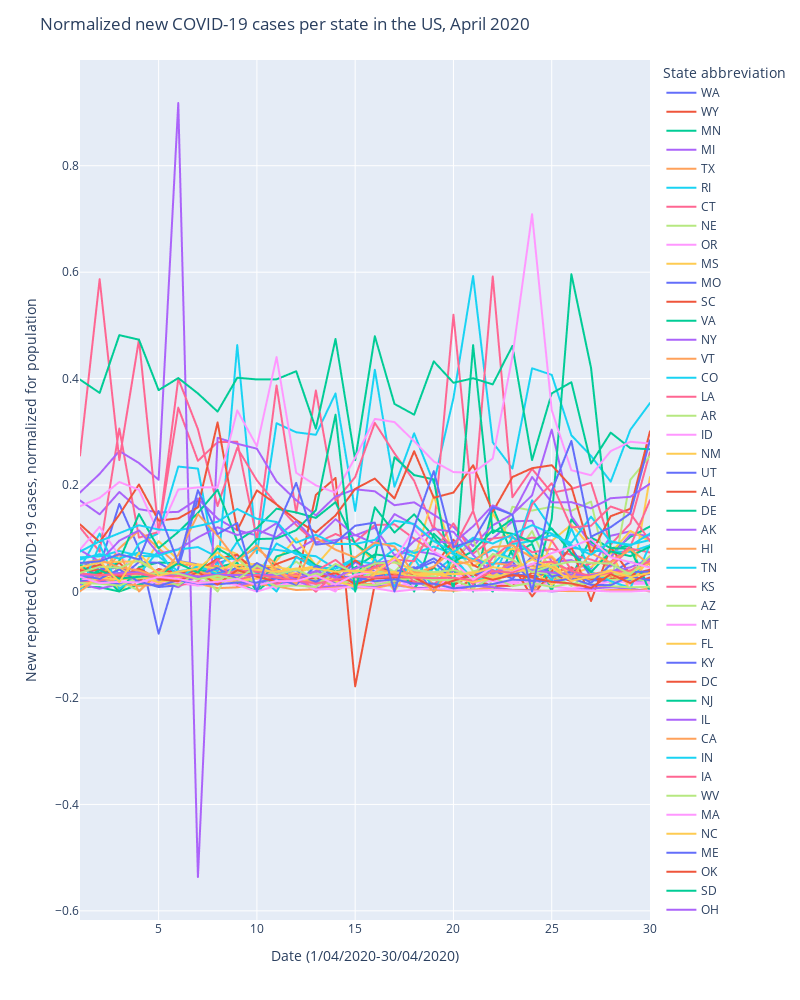

Notebook code cell kept with this figure:
### Code cell
# covid cases new
fig = px.line(merge_covid, x="short_date", y="normalized_new_case", color='state_abbreviation')
fig.update_layout( autosize=False, width=800, height=1000)
fig.update_layout(
    title="Normalized new COVID-19 cases per state in the US, April 2020",
    xaxis_title="Date (1/04/2020-30/04/2020)",
    yaxis_title="New reported COVID-19 cases, normalized for population",
    legend_title="State abbreviation",

)
fig.show()

### Figure 1 — Plotly figure (JSON) as saved in the notebook; plotly's stock layout.template omitted (floating-point values rounded to 4 significant figures)
{"data": [{"hovertemplate": "state_abbreviation=WA<br>short_date=%{x}<br>normalized_new_case=%{y}<extra></extra>", "legendgroup": "WA", "line": {"color": "#636efa", "dash": "solid"}, "mode": "lines", "name": "WA", "showlegend": true, "type": "scattergl", "x": [1, 2, 3, 4, 5, 6, 7, 8, 9, 10, 11, 12, 13, 14, 15, 16, 17, 18, 19, 20, 21, 22, 23, 24, 25, 26, 27, 28, 29, 30], "xaxis": "x", "y": [0.05425, 0.04668, 0.1645, 0.08016, -0.07926, 0.04425, 0.1749, 0.05322, 0.06554, 0.03578, 0.04322, 0.02398, 0.01629, 0.02001, 0.01141, 0.04733, 0.03758, 0.04579, -0.001539, 0.03783, 0.02527, 0.02719, 0.03322, 0.02873, 0.04386, 0.02591, 0.02116, 0.02001, 0.02924, 0.03296], "yaxis": "y"}, {"hovertemplate": "state_abbreviation=WY<br>short_date=%{x}<br>normalized_new_case=%{y}<extra></extra>", "legendgroup": "WY", "line": {"color": "#EF553B", "dash": "solid"}, "mode": "lines", "name": "WY", "showlegend": true, "type": "scattergl", "x": [1, 2, 3, 4, 5, 6, 7, 8, 9, 10, 11, 12, 13, 14, 15, 16, 17, 18, 19, 20, 21, 22, 23, 24, 25, 26, 27, 28, 29, 30], "xaxis": "x", "y": [0.02998, 0.02293, 0.02822, 0.03704, 0.02293, 0.02116, 0.01587, 0.01587, 0.01587, 0.02469, 0.01411, 0.01587, 0.1816, 0.2134, -0.1781, 0.01411, 0.0194, 0.0194, 0.005291, 0.003527, 0.02293, 0.01058, 0.01058, 0.03527, 0.03174, 0.0194, 0.03174, 0.02822, 0.01411, 0.02645], "yaxis": "y"}, {"hovertemplate": "state_abbreviation=MN<br>short_date=%{x}<br>normalized_new_case=%{y}<extra></extra>", "legendgroup": "MN", "line": {"color": "#00cc96", "dash": "solid"}, "mode": "lines", "name": "MN", "showlegend": true, "type": "scattergl", "x": [1, 2, 3, 4, 5, 6, 7, 8, 9, 10, 11, 12, 13, 14, 15, 16, 17, 18, 19, 20, 21, 22, 23, 24, 25, 26, 27, 28, 29, 30], "xaxis": "x", "y": [0.009297, 0.008245, 0, 0.01333, 0.02123, 0.01456, 0.01491, 0.01544, 0.01649, 0, 0.03122, 0.01877, 0.01298, 0.02, 0.009297, 0.02649, 0.02824, 0.006841, 0.04508, 0.01702, 0.02701, 0, 0.08139, 0, 0.04578, 0.02737, 0.1016, 0.08139, 0.08613, 0], "yaxis": "y"}, {"hovertemplate": "state_abbreviation=MI<br>short_date=%{x}<br>normalized_new_case=%{y}<extra></extra>", "legendgroup": "MI", "line": {"color": "#ab63fa", "dash": "solid"}, "mode": "lines", "name": "MI", "showlegend": true, "type": "scattergl", "x": [1, 2, 3, 4, 5, 6, 7, 8, 9, 10, 11, 12, 13, 14, 15, 16, 17, 18, 19, 20, 21, 22, 23, 24, 25, 26, 27, 28, 29, 30], "xaxis": "x", "y": [0.1711, 0.145, 0.1871, 0.1548, 0.1486, 0.1496, 0.1741, 0.137, 0.1153, 0.1053, 0.1285, 0.07815, 0.09925, 0.136, 0.1053, 0.1199, 0.06859, 0.07616, 0.07038, 0.05734, 0.09627, 0.09945, 0.1319, 0.133, 0.05545, 0.05913, 0.04301, 0.1047, 0.1132, 0.09756], "yaxis": "y"}, {"hovertemplate": "state_abbreviation=TX<br>short_date=%{x}<br>normalized_new_case=%{y}<extra></extra>", "legendgroup": "TX", "line": {"color": "#FFA15A", "dash": "solid"}, "mode": "lines", "name": "TX", "showlegend": true, "type": "scattergl", "x": [1, 2, 3, 4, 5, 6, 7, 8, 9, 10, 11, 12, 13, 14, 15, 16, 17, 18, 19, 20, 21, 22, 23, 24, 25, 26, 27, 28, 29, 30], "xaxis": "x", "y": [0.0248, 0.0228, 0.02243, 0.02647, 0.02382, 0.01574, 0.03346, 0.03702, 0.02976, 0.04889, 0.0302, 0.03132, 0.01432, 0.02436, 0.02945, 0.03267, 0.03108, 0.03016, 0.0225, 0.01815, 0.02504, 0.02962, 0.02969, 0.02925, 0.03281, 0.02911, 0.0226, 0.02965, 0.02996, 0.03505], "yaxis": "y"}, {"hovertemplate": "state_abbreviation=RI<br>short_date=%{x}<br>normalized_new_case=%{y}<extra></extra>", "legendgroup": "RI", "line": {"color": "#19d3f3", "dash": "solid"}, "mode": "lines", "name": "RI", "showlegend": true, "type": "scattergl", "x": [1, 2, 3, 4, 5, 6, 7, 8, 9, 10, 11, 12, 13, 14, 15, 16, 17, 18, 19, 20, 21, 22, 23, 24, 25, 26, 27, 28, 29, 30], "xaxis": "x", "y": [0.04355, 0.1089, 0.0284, 0.08995, 0.1098, 0.2348, 0.231, 0.03409, 0.463, 0.07196, 0.3162, 0.2992, 0.2945, 0.3721, 0.1515, 0.4166, 0.1969, 0.2973, 0.2036, 0.3636, 0.5927, 0.2803, 0.231, 0.4194, 0.4071, 0.2935, 0.2547, 0.2064, 0.3039, 0.3541], "yaxis": "y"}, {"hovertemplate": "state_abbreviation=CT<br>short_date=%{x}<br>normalized_new_case=%{y}<extra></extra>", "legendgroup": "CT", "line": {"color": "#FF6692", "dash": "solid"}, "mode": "lines", "name": "CT", "showlegend": true, "type": "scattergl", "x": [1, 2, 3, 4, 5, 6, 7, 8, 9, 10, 11, 12, 13, 14, 15, 16, 17, 18, 19, 20, 21, 22, 23, 24, 25, 26, 27, 28, 29, 30], "xaxis": "x", "y": [0.1204, 0.07494, 0.3062, 0.1013, 0.112, 0.3455, 0.2456, 0.2807, 0.2815, 0.09739, 0.387, 0.1473, 0.3778, 0.1706, 0.215, 0.3169, 0.2596, 0.208, 0.1156, 0.5201, 0.153, 0.5919, 0.1771, 0.2304, 0.1855, 0.1928, 0.2043, 0.08841, 0.1277, 0.2619], "yaxis": "y"}, {"hovertemplate": "state_abbreviation=NE<br>short_date=%{x}<br>normalized_new_case=%{y}<extra></extra>", "legendgroup": "NE", "line": {"color": "#B6E880", "dash": "solid"}, "mode": "lines", "name": "NE", "showlegend": true, "type": "scattergl", "x": [1, 2, 3, 4, 5, 6, 7, 8, 9, 10, 11, 12, 13, 14, 15, 16, 17, 18, 19, 20, 21, 22, 23, 24, 25, 26, 27, 28, 29, 30], "xaxis": "x", "y": [0.01895, 0.021, 0.01536, 0.01946, 0.02253, 0.02305, 0.0338, 0.02305, 0.02766, 0.03636, 0.02868, 0.05634, 0.02919, 0.01536, 0.02612, 0.05838, 0.03687, 0.07631, 0.09577, 0.08911, 0.0379, 0.04661, 0.1593, 0.1521, 0.1593, 0.1516, 0.169, 0.008194, 0.21, 0.2545], "yaxis": "y"}, {"hovertemplate": "state_abbreviation=OR<br>short_date=%{x}<br>normalized_new_case=%{y}<extra></extra>", "legendgroup": "OR", "line": {"color": "#FF97FF", "dash": "solid"}, "mode": "lines", "name": "OR", "showlegend": true, "type": "scattergl", "x": [1, 2, 3, 4, 5, 6, 7, 8, 9, 10, 11, 12, 13, 14, 15, 16, 17, 18, 19, 20, 21, 22, 23, 24, 25, 26, 27, 28, 29, 30], "xaxis": "x", "y": [0.01069, 0.02092, 0.01697, 0.02325, 0.01604, 0.01488, 0.01139, 0.01348, 0.01906, 0.01162, 0.01767, 0.0186, 0.01325, 0.01139, 0.006975, 0.01697, 0.01139, 0.01372, 0.01534, 0.01069, 0.01069, 0.01325, 0.01581, 0.01162, 0.01767, 0.01348, 0.009997, 0.007207, 0.01418, 0.01488], "yaxis": "y"}, {"hovertemplate": "state_abbreviation=MS<br>short_date=%{x}<br>normalized_new_case=%{y}<extra></extra>", "legendgroup": "MS", "line": {"color": "#FECB52", "dash": "solid"}, "mode": "lines", "name": "MS", "showlegend": true, "type": "scattergl", "x": [1, 2, 3, 4, 5, 6, 7, 8, 9, 10, 11, 12, 13, 14, 15, 16, 17, 18, 19, 20, 21, 22, 23, 24, 25, 26, 27, 28, 29, 30], "xaxis": "x", "y": [0.03479, 0.06055, 0, 0.03245, 0.09467, 0.05921, 0.02944, 0.08597, 0.06992, 0, 0.05787, 0.1004, 0.04851, 0.09133, 0.08832, 0.05654, 0, 0.06055, 0.18, 0.06824, 0, 0.1462, 0.094, 0, 0.09501, 0.1258, 0.08296, 0.07594, 0, 0.2151], "yaxis": "y"}, {"hovertemplate": "state_abbreviation=MO<br>short_date=%{x}<br>normalized_new_case=%{y}<extra></extra>", "legendgroup": "MO", "line": {"color": "#636efa", "dash": "solid"}, "mode": "lines", "name": "MO", "showlegend": true, "type": "scattergl", "x": [1, 2, 3, 4, 5, 6, 7, 8, 9, 10, 11, 12, 13, 14, 15, 16, 17, 18, 19, 20, 21, 22, 23, 24, 25, 26, 27, 28, 29, 30], "xaxis": "x", "y": [0.04117, 0.04101, 0.04522, 0.02885, 0.01232, 0.05754, 0.05106, 0.04701, 0.03436, 0.04214, 0.03647, 0.02204, 0.03696, 0.0483, 0.03388, 0.03501, 0.02788, 0.03793, 0.02431, 0.02269, 0.02172, 0.03177, 0.02983, 0.04928, 0.03258, 0.02772, 0.0282, 0.0214, 0.01978, 0.02221], "yaxis": "y"}, {"hovertemplate": "state_abbreviation=SC<br>short_date=%{x}<br>normalized_new_case=%{y}<extra></extra>", "legendgroup": "SC", "line": {"color": "#EF553B", "dash": "solid"}, "mode": "lines", "name": "SC", "showlegend": true, "type": "scattergl", "x": [1, 2, 3, 4, 5, 6, 7, 8, 9, 10, 11, 12, 13, 14, 15, 16, 17, 18, 19, 20, 21, 22, 23, 24, 25, 26, 27, 28, 29, 30], "xaxis": "x", "y": [0.04031, 0.0501, 0.02802, 0.04165, 0.02534, 0.03512, 0.03551, 0.02591, 0.04606, 0.0524, 0.02725, 0.0215, 0.02303, 0.02188, 0.01977, 0.05278, 0.02975, 0.03071, 0.02514, 0.0119, 0.03244, 0.02937, 0.02994, 0.02937, 0.03512, 0.04549, 0.02361, 0.02342, 0.02802, 0.04107], "yaxis": "y"}, {"hovertemplate": "state_abbreviation=VA<br>short_date=%{x}<br>normalized_new_case=%{y}<extra></extra>", "legendgroup": "VA", "line": {"color": "#00cc96", "dash": "solid"}, "mode": "lines", "name": "VA", "showlegend": true, "type": "scattergl", "x": [1, 2, 3, 4, 5, 6, 7, 8, 9, 10, 11, 12, 13, 14, 15, 16, 17, 18, 19, 20, 21, 22, 23, 24, 25, 26, 27, 28, 29, 30], "xaxis": "x", "y": [0.02574, 0.03547, 0, 0.04579, 0.0546, 0.05275, 0.03617, 0.04602, 0.05414, 0, 0.06585, 0.07767, 0.04915, 0.03814, 0.0451, 0.06979, 0.06515, 0, 0.1086, 0.07419, 0, 0.1586, 0.06909, 0.08949, 0, 0.1355, 0.0932, 0.07211, 0.1026, 0.1223], "yaxis": "y"}, {"hovertemplate": "state_abbreviation=NY<br>short_date=%{x}<br>normalized_new_case=%{y}<extra></extra>", "legendgroup": "NY", "line": {"color": "#ab63fa", "dash": "solid"}, "mode": "lines", "name": "NY", "showlegend": true, "type": "scattergl", "x": [1, 2, 3, 4, 5, 6, 7, 8, 9, 10, 11, 12, 13, 14, 15, 16, 17, 18, 19, 20, 21, 22, 23, 24, 25, 26, 27, 28, 29, 30], "xaxis": "x", "y": [0.1861, 0.2211, 0.264, 0.2415, 0.21, 0.9179, -0.5364, 0.2889, 0.2776, 0.2684, 0.2069, 0.1716, 0.1431, 0.1788, 0.1921, 0.1883, 0.1621, 0.1676, 0.1441, 0.1212, 0.08534, 0.1244, 0.1451, 0.1807, 0.3042, 0.1418, 0.08848, 0.06486, 0.1071, 0.1051], "yaxis": "y"}, {"hovertemplate": "state_abbreviation=VT<br>short_date=%{x}<br>normalized_new_case=%{y}<extra></extra>", "legendgroup": "VT", "line": {"color": "#FFA15A", "dash": "solid"}, "mode": "lines", "name": "VT", "showlegend": true, "type": "scattergl", "x": [1, 2, 3, 4, 5, 6, 7, 8, 9, 10, 11, 12, 13, 14, 15, 16, 17, 18, 19, 20, 21, 22, 23, 24, 25, 26, 27, 28, 29, 30], "xaxis": "x", "y": [0.04458, 0.02707, 0.0812, 0.1146, 0.0812, 0.04936, 0.05095, 0.04777, 0.03662, 0.0812, 0.05095, 0.02548, 0.03344, 0.003184, 0.01433, 0.01433, 0.01751, 0.03821, 0.01433, 0.006369, 0.003184, 0.007961, 0.003184, 0.003184, 0.02548, 0.01274, 0.006369, 0.01115, 0, 0.006369], "yaxis": "y"}, {"hovertemplate": "state_abbreviation=CO<br>short_date=%{x}<br>normalized_new_case=%{y}<extra></extra>", "legendgroup": "CO", "line": {"color": "#19d3f3", "dash": "solid"}, "mode": "lines", "name": "CO", "showlegend": true, "type": "scattergl", "x": [1, 2, 3, 4, 5, 6, 7, 8, 9, 10, 11, 12, 13, 14, 15, 16, 17, 18, 19, 20, 21, 22, 23, 24, 25, 26, 27, 28, 29, 30], "xaxis": "x", "y": [0.06432, 0.06603, 0.07613, 0.06706, 0.06586, 0.03798, 0.04397, 0.03866, 0.09358, 0.02788, 0.09033, 0.07014, 0.06638, 0.04277, 0.05799, 0.05166, 0.07955, 0.06603, 0.03439, 0.06586, 0.0597, 0.07818, 0.06107, 0.1714, 0.117, 0.08246, 0.07664, 0.07527, 0.07476, 0.08673], "yaxis": "y"}, {"hovertemplate": "state_abbreviation=LA<br>short_date=%{x}<br>normalized_new_case=%{y}<extra></extra>", "legendgroup": "LA", "line": {"color": "#FF6692", "dash": "solid"}, "mode": "lines", "name": "LA", "showlegend": true, "type": "scattergl", "x": [1, 2, 3, 4, 5, 6, 7, 8, 9, 10, 11, 12, 13, 14, 15, 16, 17, 18, 19, 20, 21, 22, 23, 24, 25, 26, 27, 28, 29, 30], "xaxis": "x", "y": [0.2555, 0.5868, 0.2469, 0.4734, 0.1107, 0.3998, 0.305, 0.1606, 0.2697, 0.2088, 0.1638, 0.1251, 0.09063, 0.1081, 0.09321, 0.1251, 0.1262, 0.09946, 0.07492, 0.1281, 0.07126, 0.09967, 0.1035, 0.07362, 0.08008, 0.06889, 0.06006, 0.04693, 0.08051, 0.07341], "yaxis": "y"}, {"hovertemplate": "state_abbreviation=AR<br>short_date=%{x}<br>normalized_new_case=%{y}<extra></extra>", "legendgroup": "AR", "line": {"color": "#B6E880", "dash": "solid"}, "mode": "lines", "name": "AR", "showlegend": true, "type": "scattergl", "x": [1, 2, 3, 4, 5, 6, 7, 8, 9, 10, 11, 12, 13, 14, 15, 16, 17, 18, 19, 20, 21, 22, 23, 24, 25, 26, 27, 28, 29, 30], "xaxis": "x", "y": [0.01777, 0.02139, 0.01941, 0.001645, 0.0362, 0.0204, 0.02567, 0.02567, 0.01843, 0.02468, 0.01053, 0.02402, 0.03389, 0.02896, 0.02797, 0.01711, 0.02205, 0.02468, 0.001316, 0.06022, 0.09806, 0.006252, 0.06055, 0.1135, 0.03258, 0.01053, 0.03751, 0.02172, 0.02336, 0.02073], "yaxis": "y"}, {"hovertemplate": "state_abbreviation=ID<br>short_date=%{x}<br>normalized_new_case=%{y}<extra></extra>", "legendgroup": "ID", "line": {"color": "#FF97FF", "dash": "solid"}, "mode": "lines", "name": "ID", "showlegend": true, "type": "scattergl", "x": [1, 2, 3, 4, 5, 6, 7, 8, 9, 10, 11, 12, 13, 14, 15, 16, 17, 18, 19, 20, 21, 22, 23, 24, 25, 26, 27, 28, 29, 30], "xaxis": "x", "y": [0.07885, 0.1216, 0.06681, 0.03505, 0.01314, 0.03778, 0.0219, 0.01205, 0.06626, 0.02355, 0.006024, 0.02793, 0.01533, 0, 0.05531, 0.01205, 0.02519, 0.007119, 0.00219, 0.03505, 0.01643, 0.01971, 0.01862, 0.01862, 0.009309, 0.005476, 0.01095, 0.01917, 0.01752, 0.01698], "yaxis": "y"}, {"hovertemplate": "state_abbreviation=NM<br>short_date=%{x}<br>normalized_new_case=%{y}<extra></extra>", "legendgroup": "NM", "line": {"color": "#FECB52", "dash": "solid"}, "mode": "lines", "name": "NM", "showlegend": true, "type": "scattergl", "x": [1, 2, 3, 4, 5, 6, 7, 8, 9, 10, 11, 12, 13, 14, 15, 16, 17, 18, 19, 20, 21, 22, 23, 24, 25, 26, 27, 28, 29, 30], "xaxis": "x", "y": [0.02289, 0.01908, 0.04388, 0.02289, 0.03863, 0.02957, 0.05151, 0.03386, 0.05914, 0.04865, 0.03959, 0.03386, 0.0477, 0.02957, 0.03673, 0.0539, 0.05437, 0.04149, 0.02242, 0.0601, 0.04817, 0.06582, 0.08061, 0.06773, 0.0663, 0.03148, 0.04626, 0.07202, 0.114, 0.09444], "yaxis": "y"}, {"hovertemplate": "state_abbreviation=UT<br>short_date=%{x}<br>normalized_new_case=%{y}<extra></extra>", "legendgroup": "UT", "line": {"color": "#636efa", "dash": "solid"}, "mode": "lines", "name": "UT", "showlegend": true, "type": "scattergl", "x": [1, 2, 3, 4, 5, 6, 7, 8, 9, 10, 11, 12, 13, 14, 15, 16, 17, 18, 19, 20, 21, 22, 23, 24, 25, 26, 27, 28, 29, 30], "xaxis": "x", "y": [0.02377, 0.04662, 0.02468, 0.05545, 0.05393, 0.03382, 0.02681, 0.03412, 0.04418, 0.01249, 0.03169, 0.04022, 0.01645, 0.01859, 0.05606, 0.03748, 0.01371, 0.04296, 0.06246, 0.03291, 0.03351, 0.0521, 0.05545, 0.01828, 0.05058, 0.08105, 0.02834, 0.03534, 0.05545, 0.04509], "yaxis": "y"}, {"hovertemplate": "state_abbreviation=AL<br>short_date=%{x}<br>normalized_new_case=%{y}<extra></extra>", "legendgroup": "AL", "line": {"color": "#EF553B", "dash": "solid"}, "mode": "lines", "name": "AL", "showlegend": true, "type": "scattergl", "x": [1, 2, 3, 4, 5, 6, 7, 8, 9, 10, 11, 12, 13, 14, 15, 16, 17, 18, 19, 20, 21, 22, 23, 24, 25, 26, 27, 28, 29, 30], "xaxis": "x", "y": [0.0218, 0.03341, 0.05399, 0.01996, 0.04237, 0.03361, 0.03891, 0.06152, 0.06906, 0.03463, 0.05175, 0.0654, 0.04482, 0.03056, 0.05867, 0.03321, 0.03423, 0.03076, 0.04543, 0.09738, 0.04971, 0.03321, 0.04889, -0.009168, 0.0381, 0.08434, -0.01793, 0.08312, 0.03219, 0.04095], "yaxis": "y"}, {"hovertemplate": "state_abbreviation=DE<br>short_date=%{x}<br>normalized_new_case=%{y}<extra></extra>", "legendgroup": "DE", "line": {"color": "#00cc96", "dash": "solid"}, "mode": "lines", "name": "DE", "showlegend": true, "type": "scattergl", "x": [1, 2, 3, 4, 5, 6, 7, 8, 9, 10, 11, 12, 13, 14, 15, 16, 17, 18, 19, 20, 21, 22, 23, 24, 25, 26, 27, 28, 29, 30], "xaxis": "x", "y": [0.04985, 0.02544, 0.05799, 0.1455, 0.08139, 0.1119, 0.1475, 0.1913, 0.09462, 0.119, 0.1557, 0.1485, 0.1384, 0.1679, 0.08953, 0.06206, 0.2523, 0.2187, 0.2106, 0, 0.4629, 0.1099, 0.1363, 0, 0.1363, 0.5962, 0.4202, 0.08139, 0.08037, 0], "yaxis": "y"}, {"hovertemplate": "state_abbreviation=AK<br>short_date=%{x}<br>normalized_new_case=%{y}<extra></extra>", "legendgroup": "AK", "line": {"color": "#ab63fa", "dash": "solid"}, "mode": "lines", "name": "AK", "showlegend": true, "type": "scattergl", "x": [1, 2, 3, 4, 5, 6, 7, 8, 9, 10, 11, 12, 13, 14, 15, 16, 17, 18, 19, 20, 21, 22, 23, 24, 25, 26, 27, 28, 29, 30], "xaxis": "x", "y": [0.01362, 0.00545, 0.01362, 0.01907, 0.01907, 0.008174, 0.02997, 0.01771, 0.01226, 0.01499, 0.01499, 0.02044, 0.006812, 0.0109, 0.0109, 0.009537, 0.01226, 0.006812, 0.006812, 0.002725, 0.0109, 0.008174, 0.002725, 0.002725, 0, 0.002725, 0.00545, 0.008174, 0.00545, 0], "yaxis": "y"}, {"hovertemplate": "state_abbreviation=HI<br>short_date=%{x}<br>normalized_new_case=%{y}<extra></extra>", "legendgroup": "HI", "line": {"color": "#FFA15A", "dash": "solid"}, "mode": "lines", "name": "HI", "showlegend": true, "type": "scattergl", "x": [1, 2, 3, 4, 5, 6, 7, 8, 9, 10, 11, 12, 13, 14, 15, 16, 17, 18, 19, 20, 21, 22, 23, 24, 25, 26, 27, 28, 29, 30], "xaxis": "x", "y": [0.01982, 0.02761, 0.01628, 0.01062, 0.01274, 0.01557, 0.01487, 0.006371, 0.007787, 0.01416, 0.00991, 0.002831, 0.004247, 0.007787, 0.007787, 0.006371, 0.01416, 0.005663, 0.002831, 0.001416, 0.004247, 0.003539, 0.002124, 0.001416, 0.001416, 0.0007079, 0.0007079, 0.002831, 0.002831, 0.0007079], "yaxis": "y"}, {"hovertemplate": "state_abbreviation=TN<br>short_date=%{x}<br>normalized_new_case=%{y}<extra></extra>", "legendgroup": "TN", "line": {"color": "#19d3f3", "dash": "solid"}, "mode": "lines", "name": "TN", "showlegend": true, "type": "scattergl", "x": [1, 2, 3, 4, 5, 6, 7, 8, 9, 10, 11, 12, 13, 14, 15, 16, 17, 18, 19, 20, 21, 22, 23, 24, 25, 26, 27, 28, 29, 30], "xaxis": "x", "y": [0.000145, 0.08771, 0.005074, 0.03233, 0.07684, 0.02465, 0.04871, 0.03233, 0.03958, 0.03306, 0, 0.06452, 0.04378, 0.03088, 0.001885, 0.06176, 0.009859, 0.06278, 0.004784, 0.06423, 0.02247, 0.02581, 0.1028, 0.06684, 0.0203, 0.1183, 0.03682, 0.01957, 0.006524, 0.08742], "yaxis": "y"}, {"hovertemplate": "state_abbreviation=KS<br>short_date=%{x}<br>normalized_new_case=%{y}<extra></extra>", "legendgroup": "KS", "line": {"color": "#FF6692", "dash": "solid"}, "mode": "lines", "name": "KS", "showlegend": true, "type": "scattergl", "x": [1, 2, 3, 4, 5, 6, 7, 8, 9, 10, 11, 12, 13, 14, 15, 16, 17, 18, 19, 20, 21, 22, 23, 24, 25, 26, 27, 28, 29, 30], "xaxis": "x", "y": [0.01855, 0.02405, 0.02336, 0.0268, 0.03951, 0.011, 0.0189, 0.06047, 0.01031, 0.04639, 0.01306, 0.03367, -0.0003436, 0.0347, 0.005841, 0.0323, 0.0591, 0.01752, 0.01306, 0.04707, 0.0134, 0.06391, 0.09312, 0.1014, 0.09586, 0.04054, 0.05291, 0.05601, 0.08487, 0.1718], "yaxis": "y"}, {"hovertemplate": "state_abbreviation=AZ<br>short_date=%{x}<br>normalized_new_case=%{y}<extra></extra>", "legendgroup": "AZ", "line": {"color": "#B6E880", "dash": "solid"}, "mode": "lines", "name": "AZ", "showlegend": true, "type": "scattergl", "x": [1, 2, 3, 4, 5, 6, 7, 8, 9, 10, 11, 12, 13, 14, 15, 16, 17, 18, 19, 20, 21, 22, 23, 24, 25, 26, 27, 28, 29, 30], "xaxis": "x", "y": [0.01681, 0.02507, 0.02318, 0.03388, 0.03388, 0.02534, 0.01613, 0.02046, 0.03957, 0.01274, 0.03808, 0.01979, 0.02209, 0.0141, 0.02114, 0.03686, 0.037, 0.02873, 0.02846, 0.0183, 0.02534, 0.02819, 0.04201, 0.03741, 0.03185, 0.03334, 0.02575, 0.03144, 0.03442, 0.06045], "yaxis": "y"}, {"hovertemplate": "state_abbreviation=MT<br>short_date=%{x}<br>normalized_new_case=%{y}<extra></extra>", "legendgroup": "MT", "line": {"color": "#FF97FF", "dash": "solid"}, "mode": "lines", "name": "MT", "showlegend": true, "type": "scattergl", "x": [1, 2, 3, 4, 5, 6, 7, 8, 9, 10, 11, 12, 13, 14, 15, 16, 17, 18, 19, 20, 21, 22, 23, 24, 25, 26, 27, 28, 29, 30], "xaxis": "x", "y": [0.023, 0.01472, 0.01656, 0.01748, 0.01748, 0.0184, 0.01104, 0.0184, 0.01196, 0, 0.01104, 0.01564, 0.003681, 0.005521, 0.01012, 0.006441, 0, 0.003681, 0.006441, 0.003681, 0.00184, 0.002761, 0.00184, 0, 0.0009202, 0.003681, 0.00184, 0, 0, 0.00184], "yaxis": "y"}, {"hovertemplate": "state_abbreviation=FL<br>short_date=%{x}<br>normalized_new_case=%{y}<extra></extra>", "legendgroup": "FL", "line": {"color": "#FECB52", "dash": "solid"}, "mode": "lines", "name": "FL", "showlegend": true, "type": "scattergl", "x": [1, 2, 3, 4, 5, 6, 7, 8, 9, 10, 11, 12, 13, 14, 15, 16, 17, 18, 19, 20, 21, 22, 23, 24, 25, 26, 27, 28, 29, 30], "xaxis": "x", "y": [0.0457, 0.05452, 0.05597, 0.05675, 0.03583, 0.05697, 0.04947, 0.04238, 0.04952, 0.05115, 0.04533, 0.04056, 0.04806, 0.02683, 0.04006, 0.03678, 0.06329, 0.03324, 0.03642, 0.03324, 0.03628, 0.03019, 0.04783, 0.03929, 0.01314, 0.0311, 0.02774, 0.03165, 0.0151, 0.06238], "yaxis": "y"}, {"hovertemplate": "state_abbreviation=KY<br>short_date=%{x}<br>normalized_new_case=%{y}<extra></extra>", "legendgroup": "KY", "line": {"color": "#636efa", "dash": "solid"}, "mode": "lines", "name": "KY", "showlegend": true, "type": "scattergl", "x": [1, 2, 3, 4, 5, 6, 7, 8, 9, 10, 11, 12, 13, 14, 15, 16, 17, 18, 19, 20, 21, 22, 23, 24, 25, 26, 27, 28, 29, 30], "xaxis": "x", "y": [0.01978, 0.02, 0.01356, 0.01911, 0.008445, 0.01178, 0.03134, 0.04378, 0.02356, 0.05356, 0.03267, 0.02734, 0.01889, 0.036, 0.018, 0.03067, 0.02067, 0.04111, 0.05623, 0.02, 0.03156, 0.04022, 0.024, 0.06623, 0.028, 0.03756, 0.016, 0.05089, 0.03645, 0.03756], "yaxis": "y"}, {"hovertemplate": "state_abbreviation=DC<br>short_date=%{x}<br>normalized_new_case=%{y}<extra></extra>", "legendgroup": "DC", "line": {"color": "#EF553B", "dash": "solid"}, "mode": "lines", "name": "DC", "showlegend": true, "type": "scattergl", "x": [1, 2, 3, 4, 5, 6, 7, 8, 9, 10, 11, 12, 13, 14, 15, 16, 17, 18, 19, 20, 21, 22, 23, 24, 25, 26, 27, 28, 29, 30], "xaxis": "x", "y": [0.1263, 0.09297, 0.1443, 0.2012, 0.1332, 0.1374, 0.1582, 0.3178, 0.1152, 0.1901, 0.1637, 0.1346, 0.111, 0.1429, 0.1929, 0.2123, 0.1748, 0.2636, 0.1762, 0.1859, 0.2373, 0.1499, 0.2151, 0.2317, 0.2373, 0.197, 0.07077, 0.1415, 0.1554, 0.3011], "yaxis": "y"}, {"hovertemplate": "state_abbreviation=NJ<br>short_date=%{x}<br>normalized_new_case=%{y}<extra></extra>", "legendgroup": "NJ", "line": {"color": "#00cc96", "dash": "solid"}, "mode": "lines", "name": "NJ", "showlegend": true, "type": "scattergl", "x": [1, 2, 3, 4, 5, 6, 7, 8, 9, 10, 11, 12, 13, 14, 15, 16, 17, 18, 19, 20, 21, 22, 23, 24, 25, 26, 27, 28, 29, 30], "xaxis": "x", "y": [0.3983, 0.3732, 0.4817, 0.4732, 0.3783, 0.4012, 0.3722, 0.338, 0.4017, 0.3985, 0.3987, 0.4139, 0.3059, 0.4745, 0.2469, 0.4797, 0.3525, 0.3322, 0.4325, 0.3922, 0.4007, 0.3892, 0.4615, 0.247, 0.3723, 0.3933, 0.2406, 0.2985, 0.2695, 0.2672], "yaxis": "y"}, {"hovertemplate": "state_abbreviation=IL<br>short_date=%{x}<br>normalized_new_case=%{y}<extra></extra>", "legendgroup": "IL", "line": {"color": "#ab63fa", "dash": "solid"}, "mode": "lines", "name": "IL", "showlegend": true, "type": "scattergl", "x": [1, 2, 3, 4, 5, 6, 7, 8, 9, 10, 11, 12, 13, 14, 15, 16, 17, 18, 19, 20, 21, 22, 23, 24, 25, 26, 27, 28, 29, 30], "xaxis": "x", "y": [0.07789, 0.05648, 0.0955, 0.1148, 0.07101, 0.07946, 0.1017, 0.1208, 0.1062, 0.1157, 0.1021, 0.1321, 0.09266, 0.09653, 0.1063, 0.09005, 0.1455, 0.1252, 0.09455, 0.09092, 0.1225, 0.1619, 0.1442, 0.2152, 0.1674, 0.1679, 0.1564, 0.1753, 0.178, 0.2025], "yaxis": "y"}, {"hovertemplate": "state_abbreviation=CA<br>short_date=%{x}<br>normalized_new_case=%{y}<extra></extra>", "legendgroup": "CA", "line": {"color": "#FFA15A", "dash": "solid"}, "mode": "lines", "name": "CA", "showlegend": true, "type": "scattergl", "x": [1, 2, 3, 4, 5, 6, 7, 8, 9, 10, 11, 12, 13, 14, 15, 16, 17, 18, 19, 20, 21, 22, 23, 24, 25, 26, 27, 28, 29, 30], "xaxis": "x", "y": [0.0006009, 0.02594, 0.07094, 5.008e-05, 0.03536, 0.02249, 0.03828, 0.02734, 0.03385, 0.02912, 0.02862, 0.02952, 0.01387, 0.02479, 0.02719, 0.04402, 0.0337, 0.03593, 0, 0.05045, 0.05716, 0.05346, 0.0494, 0.0472, 0.04715, 0.02572, 0.03255, 0.03924, 0.03678, 0.06052], "yaxis": "y"}, {"hovertemplate": "state_abbreviation=IN<br>short_date=%{x}<br>normalized_new_case=%{y}<extra></extra>", "legendgroup": "IN", "line": {"color": "#19d3f3", "dash": "solid"}, "mode": "lines", "name": "IN", "showlegend": true, "type": "scattergl", "x": [1, 2, 3, 4, 5, 6, 7, 8, 9, 10, 11, 12, 13, 14, 15, 16, 17, 18, 19, 20, 21, 22, 23, 24, 25, 26, 27, 28, 29, 30], "xaxis": "x", "y": [0.06019, 0.07027, 0.06197, 0.07353, 0.0679, 0.07902, 0.08346, 0.06464, 0.06049, 0.08243, 0.07828, 0.07309, 0.04566, 0.04314, 0.06345, 0.08702, 0.09073, 0.0722, 0.08435, 0.07057, 0.06093, 0.05055, 0.0891, 0.09503, 0.106, 0.09147, 0.1407, 0.09295, 0.08806, 0.09681], "yaxis": "y"}, {"hovertemplate": "state_abbreviation=IA<br>short_date=%{x}<br>normalized_new_case=%{y}<extra></extra>", "legendgroup": "IA", "line": {"color": "#FF6692", "dash": "solid"}, "mode": "lines", "name": "IA", "showlegend": true, "type": "scattergl", "x": [1, 2, 3, 4, 5, 6, 7, 8, 9, 10, 11, 12, 13, 14, 15, 16, 17, 18, 19, 20, 21, 22, 23, 24, 25, 26, 27, 28, 29, 30], "xaxis": "x", "y": [0.01635, 0.02044, 0.02673, 0.02736, 0.02579, 0.02453, 0.03208, 0.0305, 0.03931, 0.03711, 0.03837, 0.02421, 0.03868, 0.05944, 0.03019, 0.04591, 0.06007, 0.05692, 0.1223, 0.08082, 0.1516, 0.03365, 0.05535, 0.1638, 0.2035, 0.1204, 0.1236, 0.1598, 0.1469, 0.09497], "yaxis": "y"}, {"hovertemplate": "state_abbreviation=WV<br>short_date=%{x}<br>normalized_new_case=%{y}<extra></extra>", "legendgroup": "WV", "line": {"color": "#B6E880", "dash": "solid"}, "mode": "lines", "name": "WV", "showlegend": true, "type": "scattergl", "x": [1, 2, 3, 4, 5, 6, 7, 8, 9, 10, 11, 12, 13, 14, 15, 16, 17, 18, 19, 20, 21, 22, 23, 24, 25, 26, 27, 28, 29, 30], "xaxis": "x", "y": [0.01631, 0.01462, 0.01125, 0.02531, 0.02362, 0.01181, 0.03768, 0, 0.06243, 0.02868, 0.009561, 0.01125, 0.008436, 0.03824, 0.0135, 0.01181, 0.02025, 0.02812, 0.02137, 0.02193, 0.006749, 0.02756, 0.01012, 0.01631, 0.008436, 0.01575, 0.0135, 0.01012, 0.007874, 0.008999], "yaxis": "y"}, {"hovertemplate": "state_abbreviation=MA<br>short_date=%{x}<br>normalized_new_case=%{y}<extra></extra>", "legendgroup": "MA", "line": {"color": "#FF97FF", "dash": "solid"}, "mode": "lines", "name": "MA", "showlegend": true, "type": "scattergl", "x": [1, 2, 3, 4, 5, 6, 7, 8, 9, 10, 11, 12, 13, 14, 15, 16, 17, 18, 19, 20, 21, 22, 23, 24, 25, 26, 27, 28, 29, 30], "xaxis": "x", "y": [0.1603, 0.176, 0.2058, 0.1912, 0.1095, 0.1916, 0.1957, 0.1957, 0.3403, 0.2729, 0.4405, 0.2232, 0.1995, 0.1858, 0.2516, 0.3244, 0.3184, 0.2824, 0.2444, 0.2245, 0.223, 0.2501, 0.4413, 0.7089, 0.341, 0.2279, 0.2184, 0.2637, 0.2814, 0.2781], "yaxis": "y"}, {"hovertemplate": "state_abbreviation=NC<br>short_date=%{x}<br>normalized_new_case=%{y}<extra></extra>", "legendgroup": "NC", "line": {"color": "#FECB52", "dash": "solid"}, "mode": "lines", "name": "NC", "showlegend": true, "type": "scattergl", "x": [1, 2, 3, 4, 5, 6, 7, 8, 9, 10, 11, 12, 13, 14, 15, 16, 17, 18, 19, 20, 21, 22, 23, 24, 25, 26, 27, 28, 29, 30], "xaxis": "x", "y": [0.008104, 0.02573, 0.02224, 0.02912, 0.01724, 0.02686, 0.03308, 0.01932, 0.0212, 0.02422, 0.03807, 0.0196, 0.02789, 0.0196, 0.009329, 0.03223, 0.03713, 0.02648, 0.03326, 0.02554, 0.01762, 0.02535, 0.03656, 0.04184, 0.05381, 0.01951, 0.0294, 0.04014, 0.03581, 0.05287], "yaxis": "y"}, {"hovertemplate": "state_abbreviation=ME<br>short_date=%{x}<br>normalized_new_case=%{y}<extra></extra>", "legendgroup": "ME", "line": {"color": "#636efa", "dash": "solid"}, "mode": "lines", "name": "ME", "showlegend": true, "type": "scattergl", "x": [1, 2, 3, 4, 5, 6, 7, 8, 9, 10, 11, 12, 13, 14, 15, 16, 17, 18, 19, 20, 21, 22, 23, 24, 25, 26, 27, 28, 29, 30], "xaxis": "x", "y": [0.03047, 0.02378, 0.04161, 0.01783, 0.0104, 0.02155, 0.01486, 0.01338, 0.01709, 0.01709, 0.02452, 0.01263, 0.0483, 0.02675, 0.02675, 0.01932, 0.02303, 0.01486, 0.01486, 0.005944, 0.00966, 0.01412, 0.02229, 0.02081, 0.01858, 0.02452, 0.01263, 0.01189, 0.02898, 0.02081], "yaxis": "y"}, {"hovertemplate": "state_abbreviation=OK<br>short_date=%{x}<br>normalized_new_case=%{y}<extra></extra>", "legendgroup": "OK", "line": {"color": "#EF553B", "dash": "solid"}, "mode": "lines", "name": "OK", "showlegend": true, "type": "scattergl", "x": [1, 2, 3, 4, 5, 6, 7, 8, 9, 10, 11, 12, 13, 14, 15, 16, 17, 18, 19, 20, 21, 22, 23, 24, 25, 26, 27, 28, 29, 30], "xaxis": "x", "y": [0.03894, 0.04046, 0.02756, 0.04324, 0.02301, 0.01947, 0.03666, 0.01315, 0.04046, 0.02781, 0.01871, 0.02579, 0.02503, 0.0354, 0.01365, 0.02427, 0.0268, 0.02655, 0.007333, 0.02048, 0.03211, 0.022, 0.0311, 0.0263, 0.01821, 0.01517, 0.006827, 0.03287, 0.01593, 0.03666], "yaxis": "y"}, {"hovertemplate": "state_abbreviation=SD<br>short_date=%{x}<br>normalized_new_case=%{y}<extra></extra>", "legendgroup": "SD", "line": {"color": "#00cc96", "dash": "solid"}, "mode": "lines", "name": "SD", "showlegend": true, "type": "scattergl", "x": [1, 2, 3, 4, 5, 6, 7, 8, 9, 10, 11, 12, 13, 14, 15, 16, 17, 18, 19, 20, 21, 22, 23, 24, 25, 26, 27, 28, 29, 30], "xaxis": "x", "y": [0.02326, 0.03987, 0.02436, 0.02768, 0.03101, 0.05315, 0.03544, 0.08084, 0.0598, 0.09856, 0.09966, 0.1152, 0.1528, 0.3322, 0, 0.1584, 0.1107, 0.1451, 0.103, 0.05537, 0.07641, 0.1152, 0.1085, 0.09302, 0.1185, 0.07198, 0.03654, 0.0753, 0.06644, 0.08416], "yaxis": "y"}, {"hovertemplate": "state_abbreviation=OH<br>short_date=%{x}<br>normalized_new_case=%{y}<extra></extra>", "legendgroup": "OH", "line": {"color": "#ab63fa", "dash": "solid"}, "mode": "lines", "name": "OH", "showlegend": true, "type": "scattergl", "x": [1, 2, 3, 4, 5, 6, 7, 8, 9, 10, 11, 12, 13, 14, 15, 16, 17, 18, 19, 20, 21, 22, 23, 24, 25, 26, 27, 28, 29, 30], "xaxis": "x", "y": [0.02962, 0.03022, 0.0349, 0.03635, 0.02588, 0.03465, 0.02826, 0.03116, 0.03098, 0.03116, 0.03167, 0.02281, 0.0389, 0.02596, 0.0435, 0.05303, 0.05899, 0.09491, 0.1175, 0.1121, 0.06861, 0.03337, 0.04912, 0.04043, 0.03558, 0.03201, 0.03081, 0.03779, 0.04546, 0.06163], "yaxis": "y"}, {"hovertemplate": "state_abbreviation=GA<br>short_date=%{x}<br>normalized_new_case=%{y}<extra></extra>", "legendgroup": "GA", "line": {"color": "#FFA15A", "dash": "solid"}, "mode": "lines", "name": "GA", "showlegend": true, "type": "scattergl", "x": [1, 2, 3, 4, 5, 6, 7, 8, 9, 10, 11, 12, 13, 14, 15, 16, 17, 18, 19, 20, 21, 22, 23, 24, 25, 26, 27, 28, 29, 30], "xaxis": "x", "y": [0.05309, 0.05933, 0.04545, 0.03931, 0.02757, 0.06883, 0.1455, 0.1053, 0.0571, 0.087, 0.03903, 0.01462, 0.1012, 0.07861, 0.0639, 0.09212, 0.08457, 0.03279, 0.04704, 0.07852, 0.057, 0.08355, 0.08672, 0.06343, 0.0639, 0.02524, 0.07209, 0.05421, 0.07955, 0.05002], "yaxis": "y"}, {"hovertemplate": "state_abbreviation=PA<br>short_date=%{x}<br>normalized_new_case=%{y}<extra></extra>", "legendgroup": "PA", "line": {"color": "#19d3f3", "dash": "solid"}, "mode": "lines", "name": "PA", "showlegend": true, "type": "scattergl", "x": [1, 2, 3, 4, 5, 6, 7, 8, 9, 10, 11, 12, 13, 14, 15, 16, 17, 18, 19, 20, 21, 22, 23, 24, 25, 26, 27, 28, 29, 30], "xaxis": "x", "y": [0.07503, 0.09446, 0.1096, 0.1245, 0.1165, 0.1147, 0.1232, 0.131, 0.1551, 0.1367, 0.1307, 0.0918, 0.1065, 0.08939, 0.08931, 0.09711, 0.1331, 0.127, 0.09469, 0.07394, 0.1011, 0.09017, 0.1068, 0.1247, 0.109, 0.08705, 0.06903, 0.09469, 0.08595, 0.109], "yaxis": "y"}, {"hovertemplate": "state_abbreviation=WI<br>short_date=%{x}<br>normalized_new_case=%{y}<extra></extra>", "legendgroup": "WI", "line": {"color": "#FF6692", "dash": "solid"}, "mode": "lines", "name": "WI", "showlegend": true, "type": "scattergl", "x": [1, 2, 3, 4, 5, 6, 7, 8, 9, 10, 11, 12, 13, 14, 15, 16, 17, 18, 19, 20, 21, 22, 23, 24, 25, 26, 27, 28, 29, 30], "xaxis": "x", "y": [0.03401, 0.03076, 0.03179, 0.03349, 0.02649, 0.02956, 0.02358, 0.03042, 0.02204, 0.03127, 0.02615, 0.02051, 0.01487, 0.0217, 0.02837, 0.02632, 0.02905, 0.02632, 0.02512, 0.02615, 0.02068, 0.03845, 0.03537, 0.05195, 0.05656, 0.03828, 0.02905, 0.03554, 0.03948, 0.05708], "yaxis": "y"}, {"hovertemplate": "state_abbreviation=NH<br>short_date=%{x}<br>normalized_new_case=%{y}<extra></extra>", "legendgroup": "NH", "line": {"color": "#B6E880", "dash": "solid"}, "mode": "lines", "name": "NH", "showlegend": true, "type": "scattergl", "x": [1, 2, 3, 4, 5, 6, 7, 8, 9, 10, 11, 12, 13, 14, 15, 16, 17, 18, 19, 20, 21, 22, 23, 24, 25, 26, 27, 28, 29, 30], "xaxis": "x", "y": [0.035, 0.04667, 0.04449, 0.05907, 0.035, 0.03355, 0.02334, 0.0299, 0.02261, 0.04813, 0.03209, 0.04084, 0.02552, 0.05178, 0.035, 0.05251, 0.05542, 0.04011, 0.03646, 0.04011, 0.03209, 0.07074, 0.0598, 0.03646, 0.04886, 0.05615, 0.05397, 0.05251, 0.03209, 0.06709], "yaxis": "y"}, {"hovertemplate": "state_abbreviation=ND<br>short_date=%{x}<br>normalized_new_case=%{y}<extra></extra>", "legendgroup": "ND", "line": {"color": "#FF97FF", "dash": "solid"}, "mode": "lines", "name": "ND", "showlegend": true, "type": "scattergl", "x": [1, 2, 3, 4, 5, 6, 7, 8, 9, 10, 11, 12, 13, 14, 15, 16, 17, 18, 19, 20, 21, 22, 23, 24, 25, 26, 27, 28, 29, 30], "xaxis": "x", "y": [0.02757, 0.01575, 0.01838, 0.01707, 0.02757, 0.02363, 0.01575, 0.01838, 0.02363, 0.01182, 0.01969, 0.01969, 0.03019, 0.01313, 0.03151, 0.03676, 0.06039, 0.1168, 0.07483, 0.05514, 0.02232, 0.04595, 0.03938, 0.0512, 0.0722, 0.08402, 0.09846, 0.06433, 0.05514, 0.04464], "yaxis": "y"}, {"hovertemplate": "state_abbreviation=NV<br>short_date=%{x}<br>normalized_new_case=%{y}<extra></extra>", "legendgroup": "NV", "line": {"color": "#FECB52", "dash": "solid"}, "mode": "lines", "name": "NV", "showlegend": true, "type": "scattergl", "x": [1, 2, 3, 4, 5, 6, 7, 8, 9, 10, 11, 12, 13, 14, 15, 16, 17, 18, 19, 20, 21, 22, 23, 24, 25, 26, 27, 28, 29, 30], "xaxis": "x", "y": [0.05287, 0.05701, 0.01784, 0.07262, 0.02994, 0.03727, 0.04268, 0.07357, 0.04395, 0.04077, 0.03695, 0.04332, 0.043, 0.03727, 0.03918, 0.03504, 0.06466, 0.03249, 0.03249, 0.03249, 0.03408, 0.04586, 0.04045, 0.06052, 0.04491, 0.02007, 0.02803, 0.03886, 0.02739, 0.03472], "yaxis": "y"}, {"hovertemplate": "state_abbreviation=MD<br>short_date=%{x}<br>normalized_new_case=%{y}<extra></extra>", "legendgroup": "MD", "line": {"color": "#636efa", "dash": "solid"}, "mode": "lines", "name": "MD", "showlegend": true, "type": "scattergl", "x": [1, 2, 3, 4, 5, 6, 7, 8, 9, 10, 11, 12, 13, 14, 15, 16, 17, 18, 19, 20, 21, 22, 23, 24, 25, 26, 27, 28, 29, 30], "xaxis": "x", "y": [0.05343, 0.05688, 0.07019, 0.06033, 0.1512, 0.05359, 0.1904, 0.1078, 0.1287, 0, 0.1193, 0.2042, 0.08811, 0.09206, 0.1236, 0.1295, 0, 0.121, 0.2262, 0.08367, 0.09567, 0.1581, 0.1445, 0, 0.189, 0.2829, 0.1029, 0.121, 0.1468, 0.2844], "yaxis": "y"}], "layout": {"autosize": false, "height": 1000, "legend": {"title": {"text": "State abbreviation"}, "tracegroupgap": 0}, "margin": {"t": 60}, "title": {"text": "Normalized new COVID-19 cases per state in the US, April 2020"}, "width": 800, "xaxis": {"anchor": "y", "domain": [0, 1], "title": {"text": "Date (1/04/2020-30/04/2020)"}}, "yaxis": {"anchor": "x", "domain": [0, 1], "title": {"text": "New reported COVID-19 cases, normalized for population"}}}}
